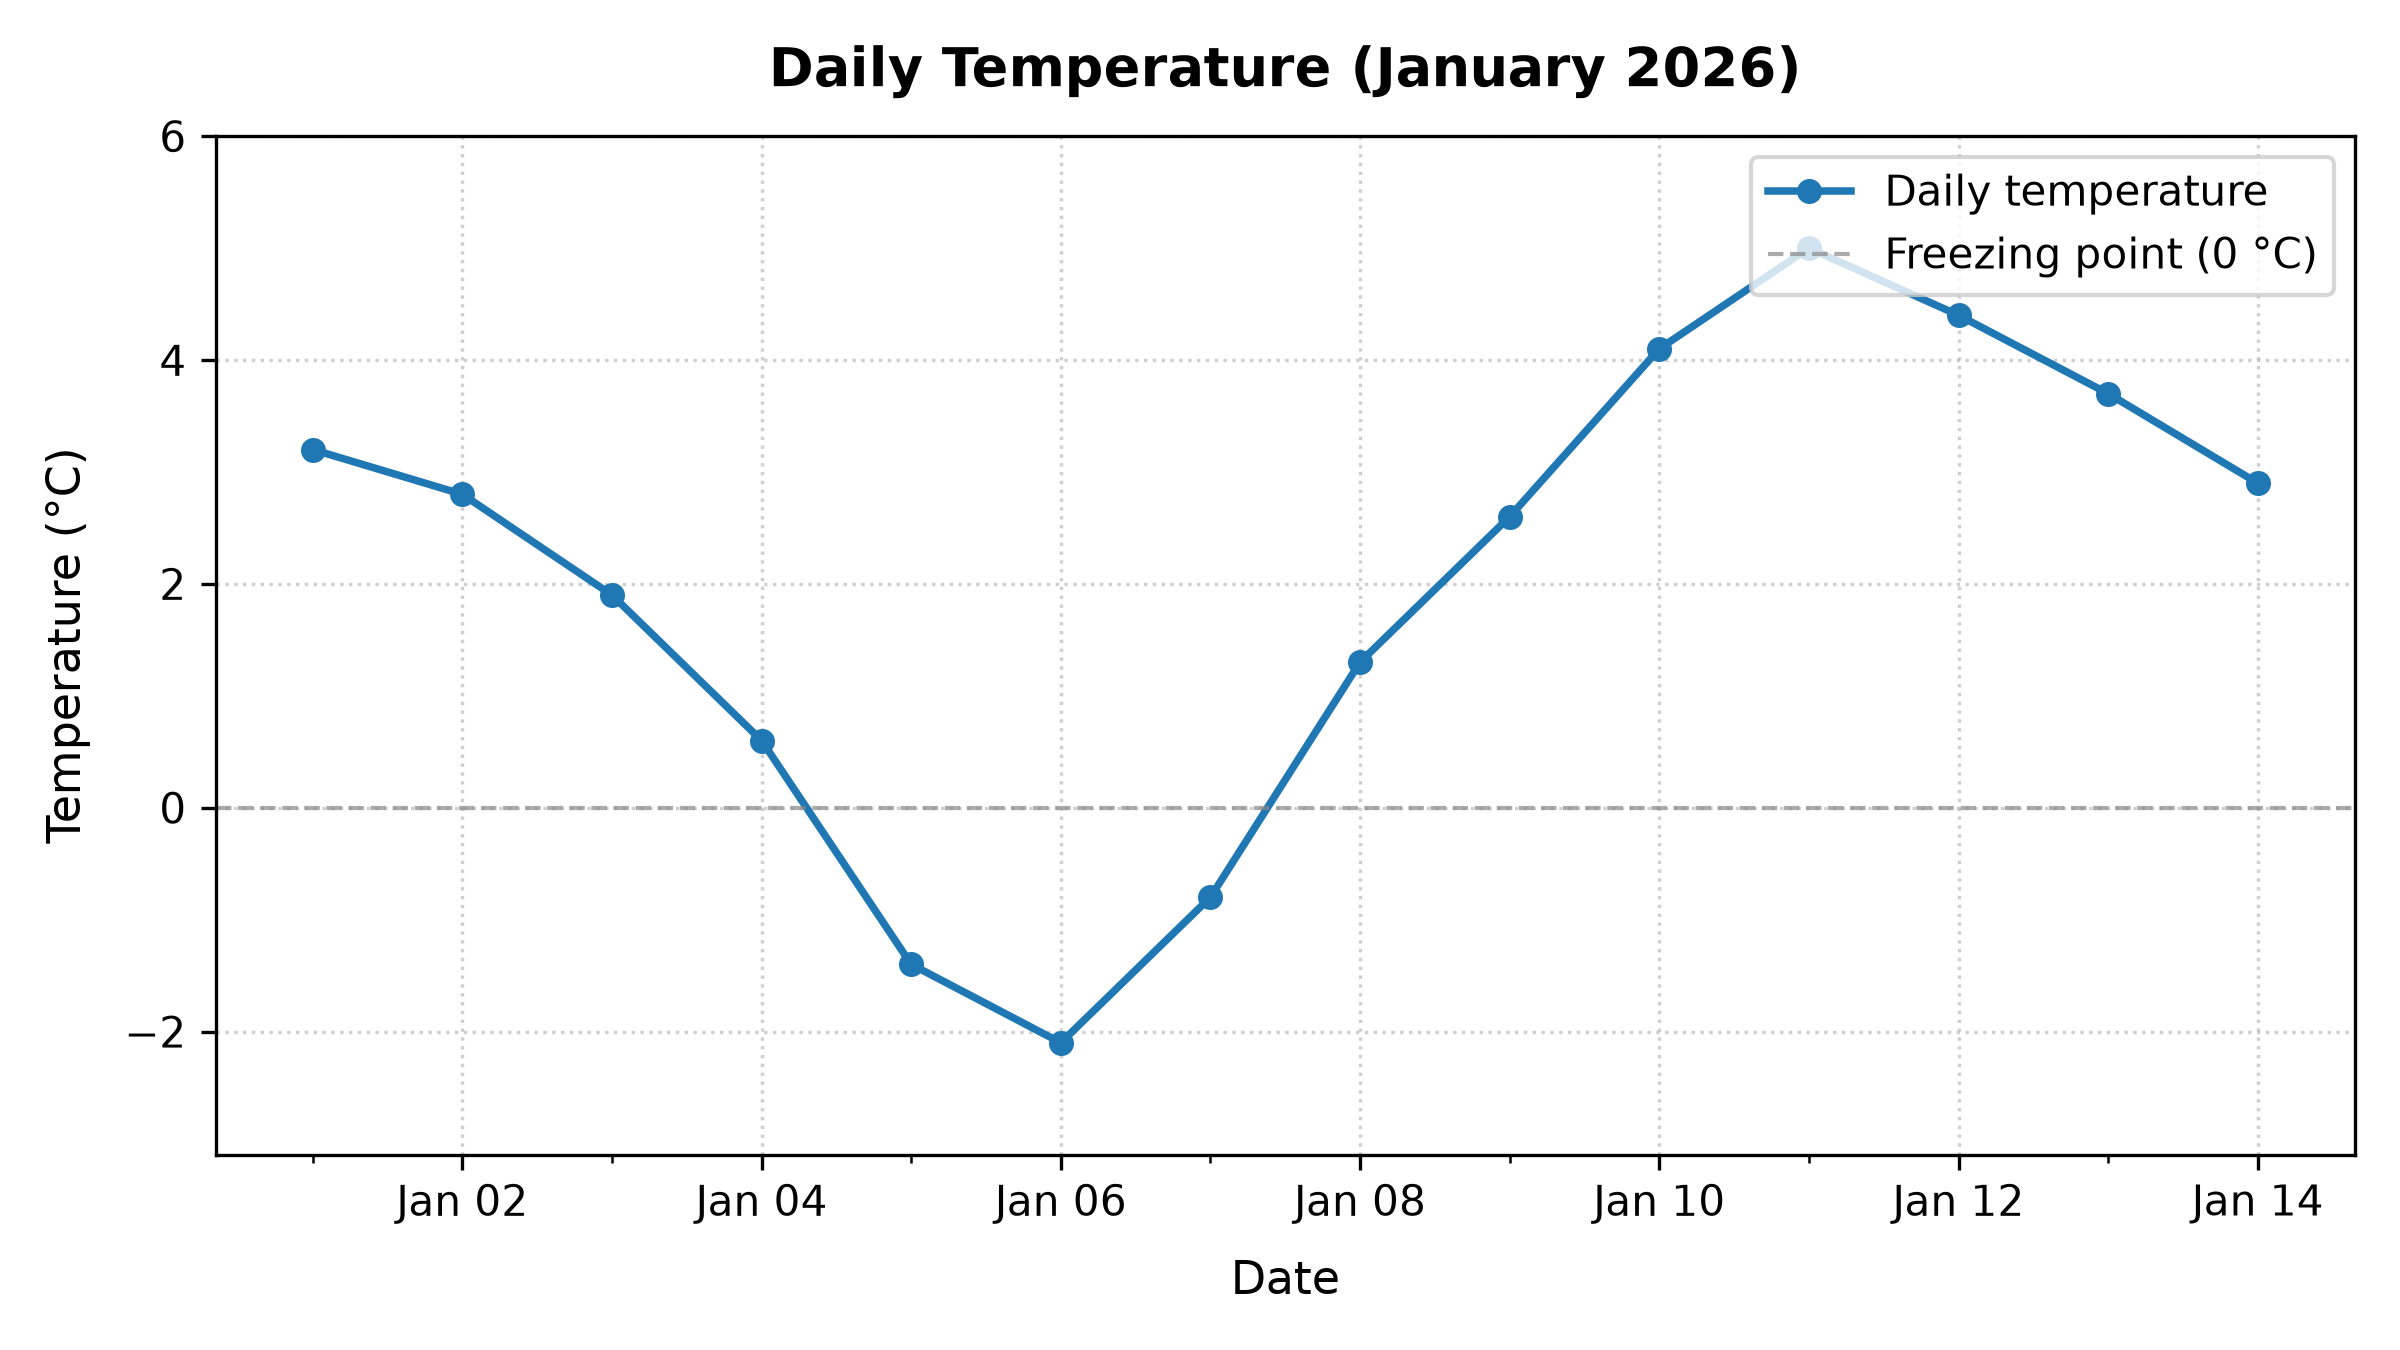

Generate this figure with Python:
from pathlib import Path
import matplotlib.pyplot as plt
import matplotlib.dates as mdates
import pandas as pd

# Load data
data_path = Path(__file__).parent / "data.csv"
df = pd.read_csv(data_path)
df["date"] = pd.to_datetime(df["date"])
df = df.sort_values("date")

# Figure setup
fig, ax = plt.subplots(figsize=(8, 4.5), dpi=300)

# Plot line and points
ax.plot(
    df["date"],
    df["temperature_c"],
    marker="o",
    markersize=5,
    linestyle="-",
    linewidth=1.8,
    color="#1f77b4",
    label="Daily temperature",
)

# Reference line at freezing threshold 0 °C
ax.axhline(0, color="#888888", linestyle="--", linewidth=1, alpha=0.7, label="Freezing point (0 °C)")

# Formatting
ax.set_title("Daily Temperature (January 2026)", fontsize=13, fontweight="bold", pad=12)
ax.set_xlabel("Date", fontsize=11, labelpad=8)
ax.set_ylabel("Temperature (°C)", fontsize=11, labelpad=8)

# Format x-axis dates
ax.xaxis.set_major_locator(mdates.DayLocator(interval=2))
ax.xaxis.set_major_formatter(mdates.DateFormatter("%b %d"))
ax.xaxis.set_minor_locator(mdates.DayLocator(interval=1))

# Grid and styling
ax.grid(True, which="major", linestyle=":", alpha=0.6)
ax.set_axisbelow(True)
ax.legend(frameon=True, loc="upper right")

# Set sensible y-limits with padding
ymin = min(df["temperature_c"]) - 1
ymax = max(df["temperature_c"]) + 1
ax.set_ylim(ymin, ymax)

plt.tight_layout()

# Save plot
output_path = Path(__file__).parent / "plot.png"
plt.savefig(output_path, dpi=300)
plt.close(fig)
print("Plot successfully saved to plot.png")
